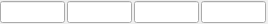
<?xml version="1.0" encoding="UTF-8"?>
<ui version="4.0">
 <class>Vector4Edit</class>
 <widget class="PropertyEdit" name="Vector4Edit">
  <property name="geometry">
   <rect>
    <x>0</x>
    <y>0</y>
    <width>268</width>
    <height>22</height>
   </rect>
  </property>
  <property name="windowTitle">
   <string notr="true"/>
  </property>
  <layout class="QHBoxLayout" name="horizontalLayout">
   <property name="spacing">
    <number>2</number>
   </property>
   <property name="leftMargin">
    <number>0</number>
   </property>
   <property name="topMargin">
    <number>1</number>
   </property>
   <property name="rightMargin">
    <number>2</number>
   </property>
   <property name="bottomMargin">
    <number>1</number>
   </property>
   <item>
    <widget class="QLineEdit" name="x">
     <property name="text">
      <string notr="true"/>
     </property>
     <property name="clearButtonEnabled">
      <bool>false</bool>
     </property>
    </widget>
   </item>
   <item>
    <widget class="QLineEdit" name="y">
     <property name="text">
      <string notr="true"/>
     </property>
    </widget>
   </item>
   <item>
    <widget class="QLineEdit" name="z">
     <property name="text">
      <string notr="true"/>
     </property>
    </widget>
   </item>
   <item>
    <widget class="QLineEdit" name="w">
     <property name="text">
      <string notr="true"/>
     </property>
    </widget>
   </item>
  </layout>
 </widget>
 <customwidgets>
  <customwidget>
   <class>PropertyEdit</class>
   <extends>QWidget</extends>
   <header>editor/propertyedit.h</header>
   <container>1</container>
  </customwidget>
 </customwidgets>
 <resources/>
 <connections/>
</ui>
